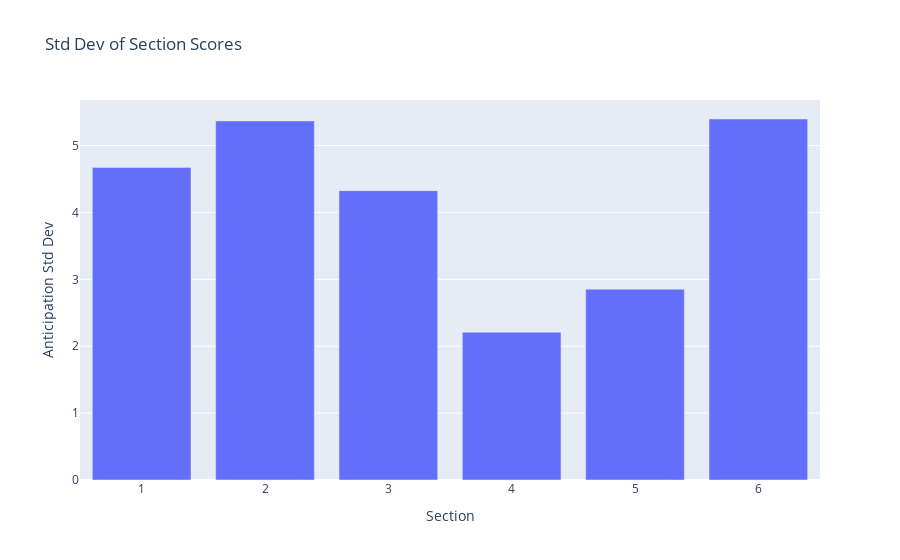

This figure's notebook cell:
### Code cell
fig = px.bar(std_df.reset_index(),
             x="Section", y="Anticipation",
             labels={"Anticipation":"Anticipation Std Dev"},
             title="Std Dev of Section Scores")
fig.show()

### Figure 1 — Plotly figure (JSON) as saved in the notebook; plotly's stock layout.template omitted (floating-point values rounded to 4 significant figures)
{"data": [{"alignmentgroup": "True", "hovertemplate": "Section=%{x}<br>Anticipation Std Dev=%{y}<extra></extra>", "legendgroup": "", "marker": {"color": "#636efa", "pattern": {"shape": ""}}, "name": "", "offsetgroup": "", "orientation": "v", "showlegend": false, "textposition": "auto", "type": "bar", "x": [1, 2, 3, 4, 5, 6], "xaxis": "x", "y": [4.674, 5.368, 4.326, 2.211, 2.853, 5.397], "yaxis": "y"}], "layout": {"autosize": true, "barmode": "relative", "legend": {"tracegroupgap": 0}, "title": {"text": "Std Dev of Section Scores"}, "xaxis": {"anchor": "y", "autorange": true, "domain": [0, 1], "range": [0.5, 6.5], "title": {"text": "Section"}, "type": "linear"}, "yaxis": {"anchor": "x", "autorange": true, "domain": [0, 1], "range": [0, 5.681], "title": {"text": "Anticipation Std Dev"}, "type": "linear"}}}
